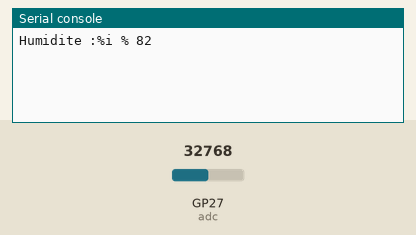
The program below on a simulated Raspberry Pi Pico running MicroPython. On the bench: the last lines printed to the serial console. The inputs (shaded band) are chosen by the test bench; at power-on: GP27 (adc) = 32768 (analog values on the 0–65535 scale).

Above: at 1.2 s.
1.3 s: GP27 (adc) set to 25207
At 5.6 s:
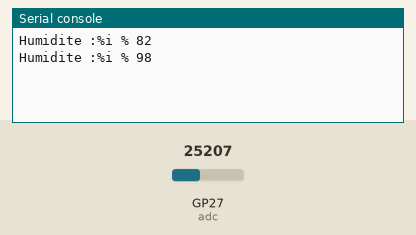
7.3 s: GP27 (adc) set to 19660
At 10.6 s:
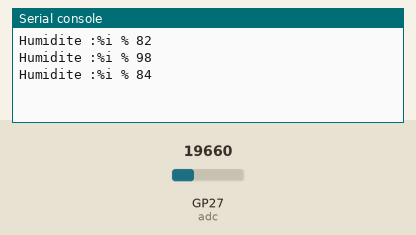
Timing chart, 0 to 12.1 s (numbered marks = the images above; inputs shaded):
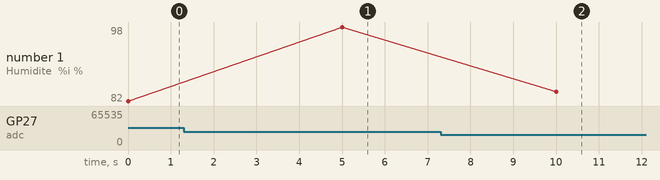

Measured:
- after the input at 1.3 s, the serial console: prints a new line after 3.7 s (image 1)
- after the input at 7.3 s, the serial console: prints a new line after 2.7 s (image 2)
- plotted number 1: 82 → 98 after the input at 1.3 s, 98 → 84 after the input at 7.3 s

The program:

soil.py
```python
import machine as pico
import utime as t
adc = pico.ADC(pico.Pin(27))
maxEchantillonage = 65535 #0% d'humidité
minEchantillonage = 25862 #100% humidité

def humiditePlante():
    mesure = adc.read_u16()
    #print('mesure brute : %s',mesure)
    plage = maxEchantillonage-minEchantillonage
    mesure = abs(minEchantillonage-mesure)
    humidite = int(100-((mesure * 100)/plage))
    print('Humidite :%i %',humidite)

while True:
    humiditePlante()
    t.sleep(5)

    
```
